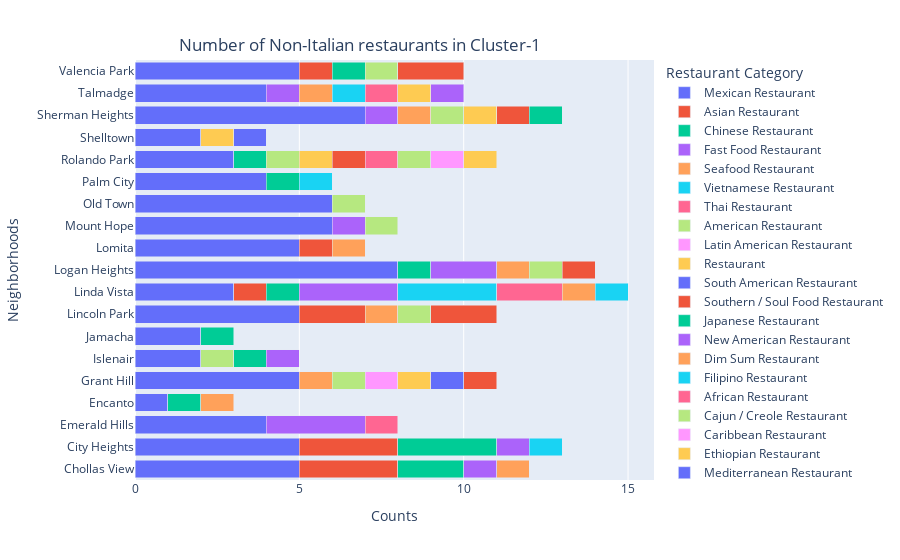

The cell this chart's notebook holds for it:
### Code cell
import plotly.express as px 

fig = px.bar(hoods_no_italian_rests, x="Counts", y="Neighborhoods",
             color="Restaurant Category", hover_data=['Restaurant Category'], 
             barmode = 'stack', orientation='h') 

fig.update_layout(
    title={
        'text': "Number of Non-Italian restaurants in Cluster-1",
        'y':0.93,
        'x':0.4,
        'xanchor': 'center',
        'yanchor': 'top'})
fig.show()

### Figure 1 — Plotly figure (JSON) as saved in the notebook; plotly's stock layout.template omitted (floating-point values rounded to 4 significant figures)
{"data": [{"alignmentgroup": "True", "customdata": [["Mexican Restaurant"], ["Mexican Restaurant"], ["Mexican Restaurant"], ["Mexican Restaurant"], ["Mexican Restaurant"], ["Mexican Restaurant"], ["Mexican Restaurant"], ["Mexican Restaurant"], ["Mexican Restaurant"], ["Mexican Restaurant"], ["Mexican Restaurant"], ["Mexican Restaurant"], ["Mexican Restaurant"], ["Mexican Restaurant"], ["Mexican Restaurant"], ["Mexican Restaurant"], ["Mexican Restaurant"], ["Mexican Restaurant"], ["Mexican Restaurant"]], "hovertemplate": "Restaurant Category=%{customdata[0]}<br>Counts=%{x}<br>Neighborhoods=%{y}<extra></extra>", "legendgroup": "Mexican Restaurant", "marker": {"color": "#636efa"}, "name": "Mexican Restaurant", "offsetgroup": "Mexican Restaurant", "orientation": "h", "showlegend": true, "textposition": "auto", "type": "bar", "x": [5, 5, 4, 1, 5, 2, 2, 5, 3, 8, 5, 6, 6, 4, 3, 2, 7, 4, 5], "xaxis": "x", "y": ["Chollas View", "City Heights", "Emerald Hills", "Encanto", "Grant Hill", "Islenair", "Jamacha", "Lincoln Park", "Linda Vista", "Logan Heights", "Lomita", "Mount Hope", "Old Town", "Palm City", "Rolando Park", "Shelltown", "Sherman Heights", "Talmadge", "Valencia Park"], "yaxis": "y"}, {"alignmentgroup": "True", "customdata": [["Asian Restaurant"], ["Asian Restaurant"], ["Asian Restaurant"], ["Asian Restaurant"], ["Asian Restaurant"], ["Asian Restaurant"]], "hovertemplate": "Restaurant Category=%{customdata[0]}<br>Counts=%{x}<br>Neighborhoods=%{y}<extra></extra>", "legendgroup": "Asian Restaurant", "marker": {"color": "#EF553B"}, "name": "Asian Restaurant", "offsetgroup": "Asian Restaurant", "orientation": "h", "showlegend": true, "textposition": "auto", "type": "bar", "x": [3, 3, 2, 1, 1, 1], "xaxis": "x", "y": ["Chollas View", "City Heights", "Lincoln Park", "Linda Vista", "Lomita", "Valencia Park"], "yaxis": "y"}, {"alignmentgroup": "True", "customdata": [["Chinese Restaurant"], ["Chinese Restaurant"], ["Chinese Restaurant"], ["Chinese Restaurant"], ["Chinese Restaurant"], ["Chinese Restaurant"], ["Chinese Restaurant"], ["Chinese Restaurant"], ["Chinese Restaurant"]], "hovertemplate": "Restaurant Category=%{customdata[0]}<br>Counts=%{x}<br>Neighborhoods=%{y}<extra></extra>", "legendgroup": "Chinese Restaurant", "marker": {"color": "#00cc96"}, "name": "Chinese Restaurant", "offsetgroup": "Chinese Restaurant", "orientation": "h", "showlegend": true, "textposition": "auto", "type": "bar", "x": [2, 3, 1, 1, 1, 1, 1, 1, 1], "xaxis": "x", "y": ["Chollas View", "City Heights", "Encanto", "Jamacha", "Linda Vista", "Logan Heights", "Palm City", "Rolando Park", "Valencia Park"], "yaxis": "y"}, {"alignmentgroup": "True", "customdata": [["Fast Food Restaurant"], ["Fast Food Restaurant"], ["Fast Food Restaurant"], ["Fast Food Restaurant"], ["Fast Food Restaurant"], ["Fast Food Restaurant"], ["Fast Food Restaurant"], ["Fast Food Restaurant"]], "hovertemplate": "Restaurant Category=%{customdata[0]}<br>Counts=%{x}<br>Neighborhoods=%{y}<extra></extra>", "legendgroup": "Fast Food Restaurant", "marker": {"color": "#ab63fa"}, "name": "Fast Food Restaurant", "offsetgroup": "Fast Food Restaurant", "orientation": "h", "showlegend": true, "textposition": "auto", "type": "bar", "x": [1, 1, 3, 3, 2, 1, 1, 1], "xaxis": "x", "y": ["Chollas View", "City Heights", "Emerald Hills", "Linda Vista", "Logan Heights", "Mount Hope", "Sherman Heights", "Talmadge"], "yaxis": "y"}, {"alignmentgroup": "True", "customdata": [["Seafood Restaurant"], ["Seafood Restaurant"], ["Seafood Restaurant"], ["Seafood Restaurant"], ["Seafood Restaurant"], ["Seafood Restaurant"], ["Seafood Restaurant"], ["Seafood Restaurant"]], "hovertemplate": "Restaurant Category=%{customdata[0]}<br>Counts=%{x}<br>Neighborhoods=%{y}<extra></extra>", "legendgroup": "Seafood Restaurant", "marker": {"color": "#FFA15A"}, "name": "Seafood Restaurant", "offsetgroup": "Seafood Restaurant", "orientation": "h", "showlegend": true, "textposition": "auto", "type": "bar", "x": [1, 1, 1, 1, 1, 1, 1, 1], "xaxis": "x", "y": ["Chollas View", "Encanto", "Grant Hill", "Lincoln Park", "Logan Heights", "Lomita", "Sherman Heights", "Talmadge"], "yaxis": "y"}, {"alignmentgroup": "True", "customdata": [["Vietnamese Restaurant"], ["Vietnamese Restaurant"], ["Vietnamese Restaurant"], ["Vietnamese Restaurant"]], "hovertemplate": "Restaurant Category=%{customdata[0]}<br>Counts=%{x}<br>Neighborhoods=%{y}<extra></extra>", "legendgroup": "Vietnamese Restaurant", "marker": {"color": "#19d3f3"}, "name": "Vietnamese Restaurant", "offsetgroup": "Vietnamese Restaurant", "orientation": "h", "showlegend": true, "textposition": "auto", "type": "bar", "x": [1, 3, 1, 1], "xaxis": "x", "y": ["City Heights", "Linda Vista", "Palm City", "Talmadge"], "yaxis": "y"}, {"alignmentgroup": "True", "customdata": [["Thai Restaurant"], ["Thai Restaurant"]], "hovertemplate": "Restaurant Category=%{customdata[0]}<br>Counts=%{x}<br>Neighborhoods=%{y}<extra></extra>", "legendgroup": "Thai Restaurant", "marker": {"color": "#FF6692"}, "name": "Thai Restaurant", "offsetgroup": "Thai Restaurant", "orientation": "h", "showlegend": true, "textposition": "auto", "type": "bar", "x": [1, 2], "xaxis": "x", "y": ["Emerald Hills", "Linda Vista"], "yaxis": "y"}, {"alignmentgroup": "True", "customdata": [["American Restaurant"], ["American Restaurant"], ["American Restaurant"], ["American Restaurant"], ["American Restaurant"], ["American Restaurant"], ["American Restaurant"], ["American Restaurant"], ["American Restaurant"]], "hovertemplate": "Restaurant Category=%{customdata[0]}<br>Counts=%{x}<br>Neighborhoods=%{y}<extra></extra>", "legendgroup": "American Restaurant", "marker": {"color": "#B6E880"}, "name": "American Restaurant", "offsetgroup": "American Restaurant", "orientation": "h", "showlegend": true, "textposition": "auto", "type": "bar", "x": [1, 1, 1, 1, 1, 1, 1, 1, 1], "xaxis": "x", "y": ["Grant Hill", "Islenair", "Lincoln Park", "Logan Heights", "Mount Hope", "Old Town", "Rolando Park", "Sherman Heights", "Valencia Park"], "yaxis": "y"}, {"alignmentgroup": "True", "customdata": [["Latin American Restaurant"]], "hovertemplate": "Restaurant Category=%{customdata[0]}<br>Counts=%{x}<br>Neighborhoods=%{y}<extra></extra>", "legendgroup": "Latin American Restaurant", "marker": {"color": "#FF97FF"}, "name": "Latin American Restaurant", "offsetgroup": "Latin American Restaurant", "orientation": "h", "showlegend": true, "textposition": "auto", "type": "bar", "x": [1], "xaxis": "x", "y": ["Grant Hill"], "yaxis": "y"}, {"alignmentgroup": "True", "customdata": [["Restaurant"], ["Restaurant"], ["Restaurant"], ["Restaurant"]], "hovertemplate": "Restaurant Category=%{customdata[0]}<br>Counts=%{x}<br>Neighborhoods=%{y}<extra></extra>", "legendgroup": "Restaurant", "marker": {"color": "#FECB52"}, "name": "Restaurant", "offsetgroup": "Restaurant", "orientation": "h", "showlegend": true, "textposition": "auto", "type": "bar", "x": [1, 1, 1, 1], "xaxis": "x", "y": ["Grant Hill", "Rolando Park", "Shelltown", "Sherman Heights"], "yaxis": "y"}, {"alignmentgroup": "True", "customdata": [["South American Restaurant"]], "hovertemplate": "Restaurant Category=%{customdata[0]}<br>Counts=%{x}<br>Neighborhoods=%{y}<extra></extra>", "legendgroup": "South American Restaurant", "marker": {"color": "#636efa"}, "name": "South American Restaurant", "offsetgroup": "South American Restaurant", "orientation": "h", "showlegend": true, "textposition": "auto", "type": "bar", "x": [1], "xaxis": "x", "y": ["Grant Hill"], "yaxis": "y"}, {"alignmentgroup": "True", "customdata": [["Southern / Soul Food Restaurant"], ["Southern / Soul Food Restaurant"], ["Southern / Soul Food Restaurant"], ["Southern / Soul Food Restaurant"], ["Southern / Soul Food Restaurant"]], "hovertemplate": "Restaurant Category=%{customdata[0]}<br>Counts=%{x}<br>Neighborhoods=%{y}<extra></extra>", "legendgroup": "Southern / Soul Food Restaurant", "marker": {"color": "#EF553B"}, "name": "Southern / Soul Food Restaurant", "offsetgroup": "Southern / Soul Food Restaurant", "orientation": "h", "showlegend": true, "textposition": "auto", "type": "bar", "x": [1, 2, 1, 1, 2], "xaxis": "x", "y": ["Grant Hill", "Lincoln Park", "Logan Heights", "Rolando Park", "Valencia Park"], "yaxis": "y"}, {"alignmentgroup": "True", "customdata": [["Japanese Restaurant"]], "hovertemplate": "Restaurant Category=%{customdata[0]}<br>Counts=%{x}<br>Neighborhoods=%{y}<extra></extra>", "legendgroup": "Japanese Restaurant", "marker": {"color": "#00cc96"}, "name": "Japanese Restaurant", "offsetgroup": "Japanese Restaurant", "orientation": "h", "showlegend": true, "textposition": "auto", "type": "bar", "x": [1], "xaxis": "x", "y": ["Islenair"], "yaxis": "y"}, {"alignmentgroup": "True", "customdata": [["New American Restaurant"]], "hovertemplate": "Restaurant Category=%{customdata[0]}<br>Counts=%{x}<br>Neighborhoods=%{y}<extra></extra>", "legendgroup": "New American Restaurant", "marker": {"color": "#ab63fa"}, "name": "New American Restaurant", "offsetgroup": "New American Restaurant", "orientation": "h", "showlegend": true, "textposition": "auto", "type": "bar", "x": [1], "xaxis": "x", "y": ["Islenair"], "yaxis": "y"}, {"alignmentgroup": "True", "customdata": [["Dim Sum Restaurant"]], "hovertemplate": "Restaurant Category=%{customdata[0]}<br>Counts=%{x}<br>Neighborhoods=%{y}<extra></extra>", "legendgroup": "Dim Sum Restaurant", "marker": {"color": "#FFA15A"}, "name": "Dim Sum Restaurant", "offsetgroup": "Dim Sum Restaurant", "orientation": "h", "showlegend": true, "textposition": "auto", "type": "bar", "x": [1], "xaxis": "x", "y": ["Linda Vista"], "yaxis": "y"}, {"alignmentgroup": "True", "customdata": [["Filipino Restaurant"]], "hovertemplate": "Restaurant Category=%{customdata[0]}<br>Counts=%{x}<br>Neighborhoods=%{y}<extra></extra>", "legendgroup": "Filipino Restaurant", "marker": {"color": "#19d3f3"}, "name": "Filipino Restaurant", "offsetgroup": "Filipino Restaurant", "orientation": "h", "showlegend": true, "textposition": "auto", "type": "bar", "x": [1], "xaxis": "x", "y": ["Linda Vista"], "yaxis": "y"}, {"alignmentgroup": "True", "customdata": [["African Restaurant"], ["African Restaurant"]], "hovertemplate": "Restaurant Category=%{customdata[0]}<br>Counts=%{x}<br>Neighborhoods=%{y}<extra></extra>", "legendgroup": "African Restaurant", "marker": {"color": "#FF6692"}, "name": "African Restaurant", "offsetgroup": "African Restaurant", "orientation": "h", "showlegend": true, "textposition": "auto", "type": "bar", "x": [1, 1], "xaxis": "x", "y": ["Rolando Park", "Talmadge"], "yaxis": "y"}, {"alignmentgroup": "True", "customdata": [["Cajun / Creole Restaurant"]], "hovertemplate": "Restaurant Category=%{customdata[0]}<br>Counts=%{x}<br>Neighborhoods=%{y}<extra></extra>", "legendgroup": "Cajun / Creole Restaurant", "marker": {"color": "#B6E880"}, "name": "Cajun / Creole Restaurant", "offsetgroup": "Cajun / Creole Restaurant", "orientation": "h", "showlegend": true, "textposition": "auto", "type": "bar", "x": [1], "xaxis": "x", "y": ["Rolando Park"], "yaxis": "y"}, {"alignmentgroup": "True", "customdata": [["Caribbean Restaurant"]], "hovertemplate": "Restaurant Category=%{customdata[0]}<br>Counts=%{x}<br>Neighborhoods=%{y}<extra></extra>", "legendgroup": "Caribbean Restaurant", "marker": {"color": "#FF97FF"}, "name": "Caribbean Restaurant", "offsetgroup": "Caribbean Restaurant", "orientation": "h", "showlegend": true, "textposition": "auto", "type": "bar", "x": [1], "xaxis": "x", "y": ["Rolando Park"], "yaxis": "y"}, {"alignmentgroup": "True", "customdata": [["Ethiopian Restaurant"], ["Ethiopian Restaurant"]], "hovertemplate": "Restaurant Category=%{customdata[0]}<br>Counts=%{x}<br>Neighborhoods=%{y}<extra></extra>", "legendgroup": "Ethiopian Restaurant", "marker": {"color": "#FECB52"}, "name": "Ethiopian Restaurant", "offsetgroup": "Ethiopian Restaurant", "orientation": "h", "showlegend": true, "textposition": "auto", "type": "bar", "x": [1, 1], "xaxis": "x", "y": ["Rolando Park", "Talmadge"], "yaxis": "y"}, {"alignmentgroup": "True", "customdata": [["Mediterranean Restaurant"]], "hovertemplate": "Restaurant Category=%{customdata[0]}<br>Counts=%{x}<br>Neighborhoods=%{y}<extra></extra>", "legendgroup": "Mediterranean Restaurant", "marker": {"color": "#636efa"}, "name": "Mediterranean Restaurant", "offsetgroup": "Mediterranean Restaurant", "orientation": "h", "showlegend": true, "textposition": "auto", "type": "bar", "x": [1], "xaxis": "x", "y": ["Shelltown"], "yaxis": "y"}, {"alignmentgroup": "True", "customdata": [["Comfort Food Restaurant"]], "hovertemplate": "Restaurant Category=%{customdata[0]}<br>Counts=%{x}<br>Neighborhoods=%{y}<extra></extra>", "legendgroup": "Comfort Food Restaurant", "marker": {"color": "#EF553B"}, "name": "Comfort Food Restaurant", "offsetgroup": "Comfort Food Restaurant", "orientation": "h", "showlegend": true, "textposition": "auto", "type": "bar", "x": [1], "xaxis": "x", "y": ["Sherman Heights"], "yaxis": "y"}, {"alignmentgroup": "True", "customdata": [["Middle Eastern Restaurant"]], "hovertemplate": "Restaurant Category=%{customdata[0]}<br>Counts=%{x}<br>Neighborhoods=%{y}<extra></extra>", "legendgroup": "Middle Eastern Restaurant", "marker": {"color": "#00cc96"}, "name": "Middle Eastern Restaurant", "offsetgroup": "Middle Eastern Restaurant", "orientation": "h", "showlegend": true, "textposition": "auto", "type": "bar", "x": [1], "xaxis": "x", "y": ["Sherman Heights"], "yaxis": "y"}, {"alignmentgroup": "True", "customdata": [["Indian Restaurant"]], "hovertemplate": "Restaurant Category=%{customdata[0]}<br>Counts=%{x}<br>Neighborhoods=%{y}<extra></extra>", "legendgroup": "Indian Restaurant", "marker": {"color": "#ab63fa"}, "name": "Indian Restaurant", "offsetgroup": "Indian Restaurant", "orientation": "h", "showlegend": true, "textposition": "auto", "type": "bar", "x": [1], "xaxis": "x", "y": ["Talmadge"], "yaxis": "y"}], "layout": {"barmode": "stack", "legend": {"title": {"text": "Restaurant Category"}, "tracegroupgap": 0}, "margin": {"t": 60}, "title": {"text": "Number of Non-Italian restaurants in Cluster-1", "x": 0.4, "xanchor": "center", "y": 0.93, "yanchor": "top"}, "xaxis": {"anchor": "y", "domain": [0, 1], "title": {"text": "Counts"}}, "yaxis": {"anchor": "x", "domain": [0, 1], "title": {"text": "Neighborhoods"}}}}
